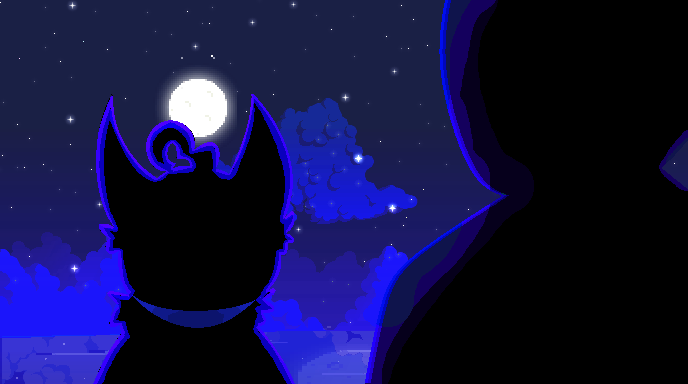

Below is a game level as drawn by its tile map, then a one-line description and the .tmx that defines it (tile-layer data replaced by summaries):
An orthogonal 43x24 tile map with 16x16 px tiles, 5 tile layers (Back, Back2, Buildings, Front, ...).

<map version="1.8" tiledversion="1.8.1" orientation="orthogonal" renderorder="right-down" width="43" height="24" tilewidth="16" tileheight="16" infinite="0" nextlayerid="13" nextobjectid="2">
 <tileset firstgid="1" name="SenOceanCG" tilewidth="16" tileheight="16" tilecount="1032" columns="43">
  <image source="SenOceanCG.png" width="688" height="384" />
 </tileset>
 <layer id="1" name="Back" width="43" height="24">
  <data>[1032 cells, 0 non-empty, 0 distinct tile ids]</data>
 </layer>
 <layer id="9" name="Back2" width="43" height="24">
  <data>[1032 cells, 0 non-empty, 0 distinct tile ids]</data>
 </layer>
 <objectgroup id="6" name="Back" />
 <layer id="3" name="Buildings" width="43" height="24">
  <data>[1032 cells, 0 non-empty, 0 distinct tile ids]</data>
 </layer>
 <objectgroup id="7" name="Buildings" />
 <layer id="4" name="Front" width="43" height="24">
  <data>[1032 cells, 1032 non-empty, 1032 distinct tile ids]</data>
 </layer>
 <objectgroup id="5" name="Front" />
 <layer id="2" name="AlwaysFront" width="43" height="24">
  <data>[1032 cells, 0 non-empty, 0 distinct tile ids]</data>
 </layer>
 <objectgroup id="8" name="AlwaysFront" />
</map>
